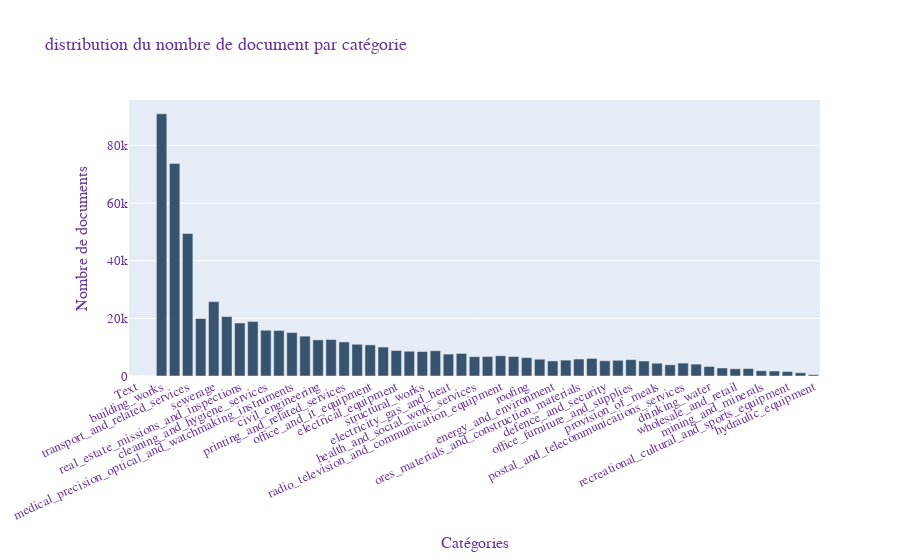

Write notebook code for a chart like this one.
### Code cell
# train avant l'amélioration de l'équilibre 
utility.plot_distribution(df_train)

### Figure 1 — Plotly figure (JSON) as saved in the notebook; plotly's stock layout.template omitted (floating-point values rounded to 4 significant figures)
{"data": [{"marker": {"color": "rgb(55, 83, 109)"}, "type": "bar", "x": ["Text", "textes", "building_works", "studies_consulting_assistance", "transport_and_related_services", "financial_and_insurance_services", "sewerage", "car_industry_products_and_transport_equipment", "real_estate_missions_and_inspections", "it_services", "cleaning_and_hygiene_services", "building_equipment", "medical_precision_optical_and_watchmaking_instruments", "research_and_development", "civil_engineering", "green_spaces", "printing_and_related_services", "street_development", "office_and_it_equipment", "industrial_equipment_and_tools", "electrical_equipment", "chemical_products", "structural_works", "recreational_cultural_and_sports_services", "electricity_gas_and_heat", "food_beverages_and_related_products", "health_and_social_work_services", "education_and_training_services", "radio_television_and_communication_equipment", "clothing_and_textile_industry", "roofing", "communication_and_marketing_services", "energy_and_environment", "waste_management", "ores_materials_and_construction_materials", "software_supply", "defence_and_security", "petroleum_products_fuels", "office_furniture_and_supplies", "it_equipment_and_consumables", "provision_of_meals", "fire", "postal_and_telecommunications_services", "silvicultural_products", "drinking_water", "agriculture", "wholesale_and_retail", "water_related_works", "mining_and_minerals", "paper_and_cardboard", "recreational_cultural_and_sports_equipment", "rubber_or_plastic_products", "hydraulic_equipment"], "y": [0, 0, 90990, 73757, 49451, 19929, 25806, 20616, 18396, 18917, 15885, 15799, 15067, 13826, 12546, 12662, 11816, 11005, 10811, 10035, 8845, 8596, 8480, 8778, 7608, 7822, 6721, 6781, 7023, 6757, 6379, 5822, 5231, 5510, 5890, 6094, 5282, 5444, 5677, 5197, 4441, 3879, 4481, 4126, 3304, 2782, 2502, 2587, 1816, 1733, 1548, 1137, 478]}], "layout": {"font": {"color": "RebeccaPurple", "family": "Arial, sans-serif", "size": 13}, "title": {"text": "distribution du nombre de document par catégorie"}, "xaxis": {"tickangle": -25, "title": {"text": "Catégories"}}, "yaxis": {"title": {"text": "Nombre de documents"}}}}
